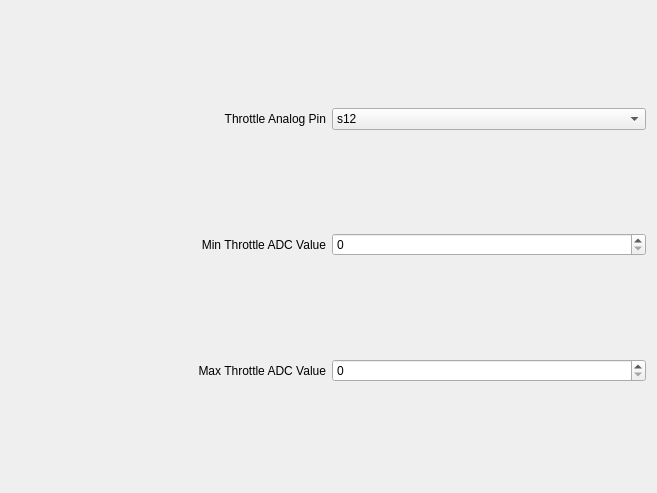
             <widget class="QWidget" name="scrollAreaWidgetContents_9">
              <property name="geometry">
               <rect>
                <x>0</x>
                <y>0</y>
                <width>657</width>
                <height>493</height>
               </rect>
              </property>
              <layout class="QGridLayout" name="gridLayout_21">
               <item row="0" column="0">
                <layout class="QHBoxLayout" name="horizontalLayout_43">
                 <item>
                  <widget class="QLabel" name="label_43">
                   <property name="text">
                    <string>Throttle Analog Pin</string>
                   </property>
                   <property name="alignment">
                    <set>Qt::AlignRight|Qt::AlignTrailing|Qt::AlignVCenter</set>
                   </property>
                  </widget>
                 </item>
                 <item>
                  <widget class="QComboBox" name="ThrottleAnalogPin">
                   <property name="currentIndex">
                    <number>3</number>
                   </property>
                   <item>
                    <property name="text">
                     <string>s1</string>
                    </property>
                   </item>
                   <item>
                    <property name="text">
                     <string>s10</string>
                    </property>
                   </item>
                   <item>
                    <property name="text">
                     <string>s11</string>
                    </property>
                   </item>
                   <item>
                    <property name="text">
                     <string>s12</string>
                    </property>
                   </item>
                   <item>
                    <property name="text">
                     <string>s13</string>
                    </property>
                   </item>
                   <item>
                    <property name="text">
                     <string>s14</string>
                    </property>
                   </item>
                   <item>
                    <property name="text">
                     <string>s15</string>
                    </property>
                   </item>
                  </widget>
                 </item>
                </layout>
               </item>
               <item row="1" column="0">
                <layout class="QHBoxLayout" name="horizontalLayout_44">
                 <item>
                  <widget class="QLabel" name="label_44">
                   <property name="text">
                    <string>Min Throttle ADC Value</string>
                   </property>
                   <property name="alignment">
                    <set>Qt::AlignRight|Qt::AlignTrailing|Qt::AlignVCenter</set>
                   </property>
                  </widget>
                 </item>
                 <item>
                  <widget class="QSpinBox" name="MinThrottleADCValue">
                   <property name="maximum">
                    <number>65535</number>
                   </property>
                  </widget>
                 </item>
                </layout>
               </item>
               <item row="2" column="0">
                <layout class="QHBoxLayout" name="horizontalLayout_45">
                 <item>
                  <widget class="QLabel" name="label_45">
                   <property name="text">
                    <string>Max Throttle ADC Value</string>
                   </property>
                   <property name="alignment">
                    <set>Qt::AlignRight|Qt::AlignTrailing|Qt::AlignVCenter</set>
                   </property>
                  </widget>
                 </item>
                 <item>
                  <widget class="QSpinBox" name="MaxThrottleADCValue">
                   <property name="minimum">
                    <number>0</number>
                   </property>
                   <property name="maximum">
                    <number>65535</number>
                   </property>
                   <property name="value">
                    <number>0</number>
                   </property>
                  </widget>
                 </item>
                </layout>
               </item>
              </layout>
             </widget>
